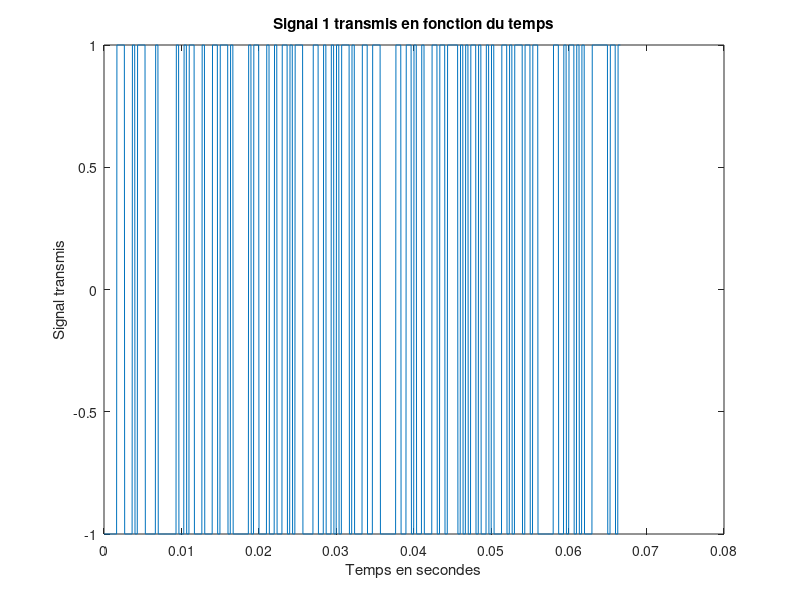
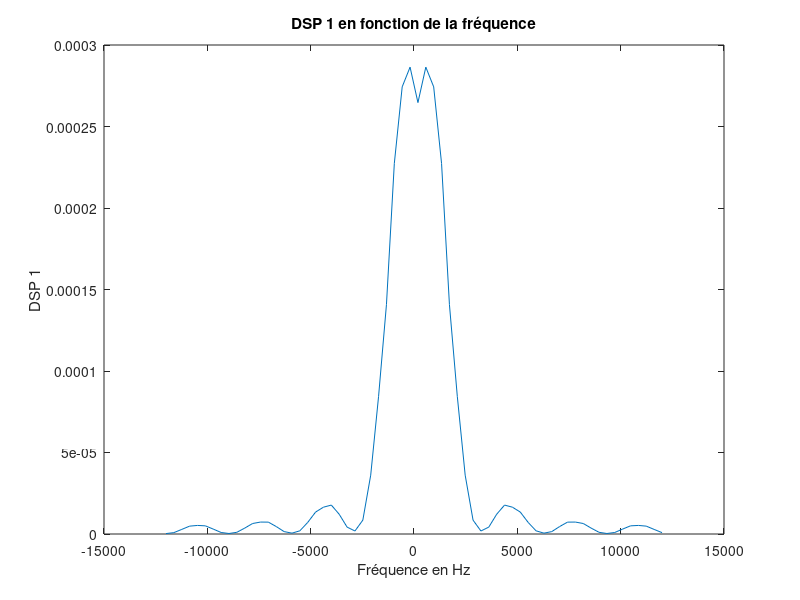

MATLAB code for these plots, in order: (Note: this script raises an error after producing the figures.)


               %% Etude de transmissions en bande de base %%



clear;
close all;
clc;

%Constantes
nb_bits = 200;
Fe = 24000;
Rb = 3000;
Tb = 1/Rb;
Te = 1/Fe;
ord_m1 = 2;
ord_m2 = 4;
                                        % Séquence 1 %



% Implantation des modulateurs

                       % Modulateur1
    %Debit Symbole
Rs_1 = Rb/log2(ord_m1);
Ts_1 = 1/Rs_1;
Ns_1 = Ts_1/Te;

    %Generation des bits
bits_1 = randi([0,1],1,nb_bits);
  
    %Mapping
Symboles_1 = 2*bits_1-1;

    %Surechantillonnage
Suite_diracs_1 = kron(Symboles_1, [1 zeros(1,Ns_1-1)]);

    %Filtrage de mise en forme
h = ones(1,Ns_1);
 
    %Filtrage de mise en forme
x_1 = filter(h,1,Suite_diracs_1);  

    %DSP
DSP_1 = pwelch(x_1,[],[],[],Fe,'twosided');

   %Tracé du signal transmis et de sa DSP
figure(1);
plot((0:Te:length(x_1)*Te-Te),x_1);
xlabel("Temps en secondes");
ylabel("Signal transmis");
title("Signal 1 transmis en fonction du temps");

figure(2);
plot(linspace(-Fe/2,Fe/2,length(DSP_1)),fftshift(DSP_1));
xlabel("Fréquence en Hz");
ylabel("DSP 1");
title("DSP 1 en fonction de la fréquence");


% Calcul théorique de la DSP

S_x_1 = Ts_1*sinc((linspace(-Fe/2,Fe/2,length(DSP_1)))*Ts_1).^2;
figure (3);
plot(linspace(-Fe/2,Fe/2,length(DSP_1)), S_x); grid on;
xlabel("Fréquence en Hz");
ylabel("DSP_1");
title("DSP_1 theorique en fonction de la frequence");


% Comparaison entre la DSP théorique et par simuation du modulateur 1

figure (4);
semilogy(linspace(-Fe/2,Fe/2,length(DSP_1)), S_x,'b-*'); grid on;
hold on;
semilogy(linspace(-Fe/2,Fe/2,length(DSP_1)),fftshift(DSP_1),'r');
xlabel("Fréquence en Hz");
ylabel("DSP 1");
title(" Comparaison entre la DSP théorique et par simuation en fonction de la fréquence");
legend('DSP théorique','DSP par simuation')








                        %Modulateur2
    %Debit Symbole
Rs_2 = Rb/log2(ord_m2);
Ts_2 = 1/Rs_2;
Ns_2 = Ts_2/Te;

    %Generation des bits
bits_2 = randi([0,1],1,nb_bits);
  
    %Mapping
Symboles_2 = 2*(bi2de(reshape(bits_2,2,length(bits_2)/2)).')-3;

    %Surechantillonnage
Suite_diracs_2 = kron(Symboles_2, [1 zeros(1,Ns_2-1)]);

    %Filtrage de mise en forme
h = ones(1,Ns_2);
 
    %Filtrage de mise en forme
x_2 = filter(h,1,Suite_diracs_2);  

    %DSP
DSP_2 = pwelch(x_2,[],[],[],Fe,'twosided');

    %Tracé du signal transmis et de sa DSP
figure(5);
plot((0:Te:length(x_2)*Te-Te),x_2);
xlabel("Temps en secondes");
ylabel("Signal transmis");
title("Signal 2 transmis en fonction du temps");

figure(6);
plot(linspace(-Fe/2,Fe/2,length(DSP_2)),fftshift(DSP_2));
xlabel("Fréquence en Hz");
ylabel("DSP 2");
title("DSP 2 en fonction de la fréquence");

%%%%%%%%%%%%%%%%%%%%%%%%%%%%%%%%%%%%%%%%%%%%%%%%%%%%%ù
%%%%% PArtie a revoir recaluculer SX a partir d SX1

% Calcul théorique de la DSP

% S_x_2 = Ts_2*sinc((linspace(-Fe/2,Fe/2,length(DSP_2)))*Ts_2).^2;
% figure (7);
% plot(linspace(-Fe/2,Fe/2,length(DSP_1)), S_x); grid on;
% xlabel("Fréquence en Hz");
% ylabel("DSP_1");
% title("DSP_1 theorique en fonction de la frequence");
% 
% 
% % Comparaison entre la DSP théorique et par simuation du modulateur 1
% 
% figure (8);
% semilogy(linspace(-Fe/2,Fe/2,length(DSP_2)), S_x,'b-*'); grid on;
% hold on;
% semilogy(linspace(-Fe/2,Fe/2,length(DSP_1)),fftshift(DSP_1),'r');
% xlabel("Fréquence en Hz");
% ylabel("DSP 1");
% title(" Comparaison entre la DSP théorique et par simuation en fonction de la fréquence");
% legend('DSP théorique','DSP par simuation')





%%%%%%%%%%%%%%%%%%%%%%%%%%%%%%%%%%%%%%%%%%%%%%%%%%%%%%%%ù




                          %Modulateur3

% Debit Symbole
 Rs_3 = Rb/log2(ord_m1);
 Ts_3 = 1/Rs_3;
 Ns_3 = Ts_3/Te;
 alpha = 0.6;
 L = (nb_bits-1)/Ns_3;  

% Generation des bits
 bits_3 = randi([0,1],1,nb_bits);
     
% Mapping
 Symboles_3 = 2*bits_3-1;
 
% Surechantillonnage
 Suite_diracs_3 = kron(Symboles_3, [1 zeros(1,Ns_3-1)]);

% Filtrage de mise en forme
 h = rcosdesign(alpha,L,Ns_3);
 
% Filtrage de mise en forme
 x_3 = filter(h,1,Suite_diracs_3);  
 
% DSP
 DSP_3 = pwelch(x_3);

%%%%%%%%%%%%%%%%%%%%%%%%%%%%%%%%%%%%%%%%%%%%%%%%%%%%%%%%%%%%%%%%%%%%%%%%
%Tracé du signal transmis et de sa DSP
figure(9);
plot((0:Te:length(x_1)*Te-Te),x_3);
xlabel("Temps en secondes");
ylabel("Signal transmis");
title("Signal 3 transmis en fonction du temps");

figure(10);
plot(linspace(-Fe/2,Fe/2,length(DSP_3)),fftshift(DSP_3));
xlabel("Fréquence en Hz");
ylabel("DSP 3");
title("DSP 3 en fonction de la fréquence");


% Calcul théorique de la DSP

S_x_3 = Ts_1*sinc((linspace(-Fe/2,Fe/2,length(DSP_3)))*Ts_3).^2;
figure (11);
plot(linspace(-Fe/2,Fe/2,length(DSP_1)), S_x_3); grid on;
xlabel("Fréquence en Hz");
ylabel("DSP 3");
title("DSP 3 theorique en fonction de la frequence");


% Comparaison entre la DSP théorique et par simuation du modulateur 1

figure (12);
semilogy(linspace(-Fe/2,Fe/2,length(DSP_3)), S_x,'b-*'); grid on;
hold on;
semilogy(linspace(-Fe/2,Fe/2,length(DSP_3)),fftshift(DSP_3),'r');
xlabel("Fréquence en Hz");
ylabel("DSP 3");
title(" Comparaison entre la DSP théorique et par simuation en fonction de la fréquence");
legend('DSP théorique','DSP par simuation')




%%%%%%%%%%%%%%%%%%%%%%%%%%%%%%%%%%%%%%%%%%%%%%%%%%%%%%%%%%%%%%%%%%%%%%%%%%%


                                      % Séquence 2 %            



%4.2 Etude sans canal propagation


    % Implantation du bloc modulateur et demodulateur
bits = randi([0,1],1,200);

%Mapping
Symboles = 2*bits-1;
Ns = Fe/Rb;
h = ones(1,Ns);

% Surechantillonage
Suite_diracs = kron(Symboles,[1 zeros(1,Ns-1)]);

%Suite_diracs = Suite_diracs(:,1);
% Filtrage
x = filter(h,1,Suite_diracs);

% Tracé de la réponse impulsionnelle 
figure(7);
plot((0:Te:length(x)*Te-Te),x);

% Calcul de la DSP
DSP = pwelch(x, [], [], [], Fe, 'twosided');
figure(8);
plot(linspace(-Fe/2,Fe/2,length(DSP)),fftshift(abs(DSP)));

% Demodulateur
signal_filtre = filter(h,1,x);
figure(9);
plot((0:Te:length(signal_filtre)*Te-Te),signal_filtre);


% Réponse impulsionnelle globale de la chaine de transmission g
g = conv(h,h);
figure(10);
plot(g);

% Diagramme de l'oeil
figure(11);
plot(reshape(signal_filtre(Ns+1:end),Ns,length(signal_filtre(Ns+1:end))/Ns));

% Echantillonnage du signal en sortie du filtre de reception
n0 = 8;
signal_echant = signal_filtre(Ns:n0+Ns:end);

% Detecteur a seuil
symboles_decides = sign(signal_echant);

% TEB
bits_decides = (symboles_decides + 1)/2;
TEB = length(find(bits_decides ~= bits));

% Echantillonnage du signal en sortie du filtre de réception avec n0
n0_1 = 3;
signal_echant_2 = signal_filtre(Ns:n0_1+Ns:end);




% 4.3 Etude avec canal de propagation sans bruit

% Filtre passe-bas
hc = (2*fc/Fe)*sinc(2*(fc/Fe)*[-(N-1)/2:(N-1)/2]);



